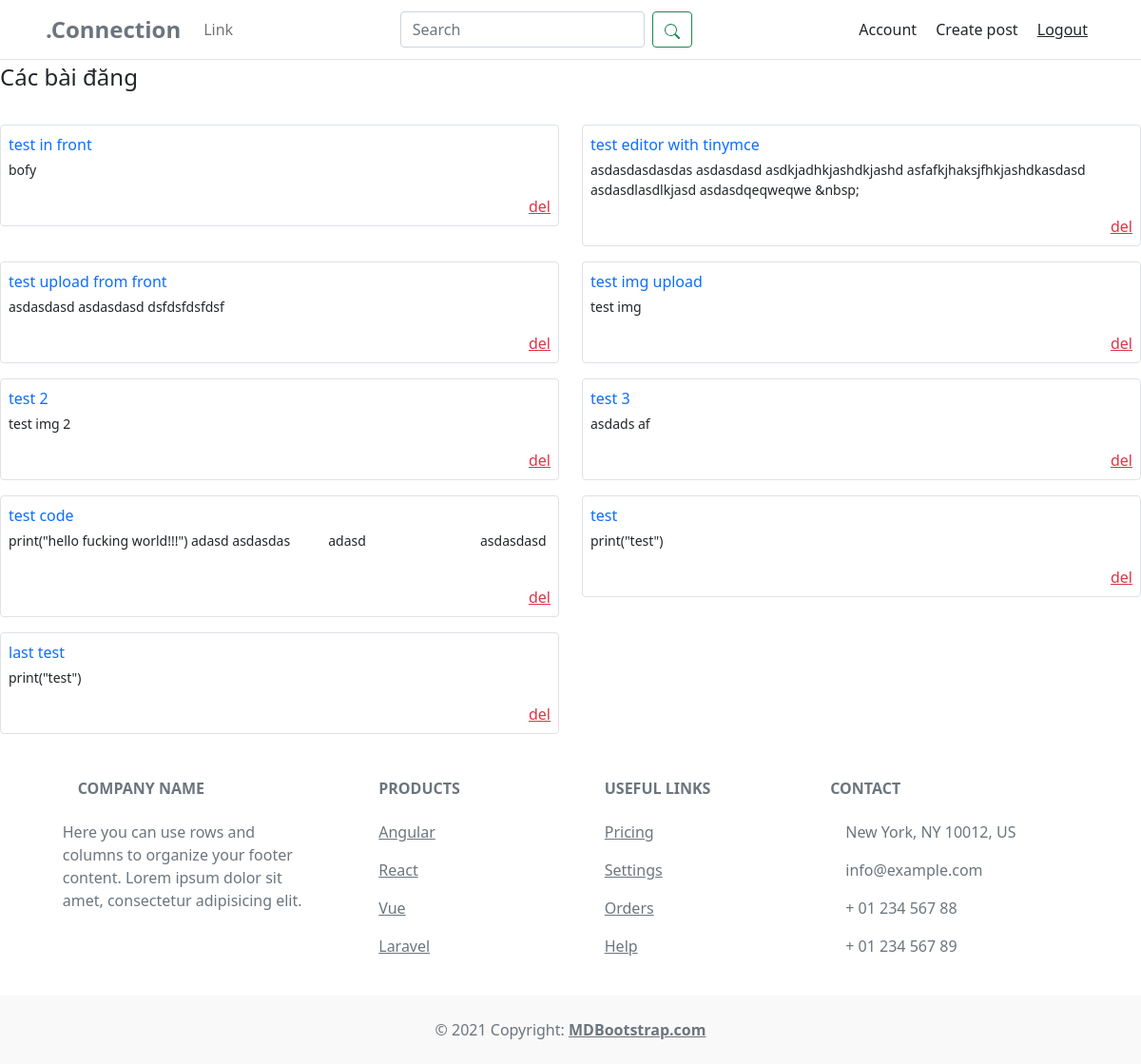
The app's page /account/ (signed in), older data.
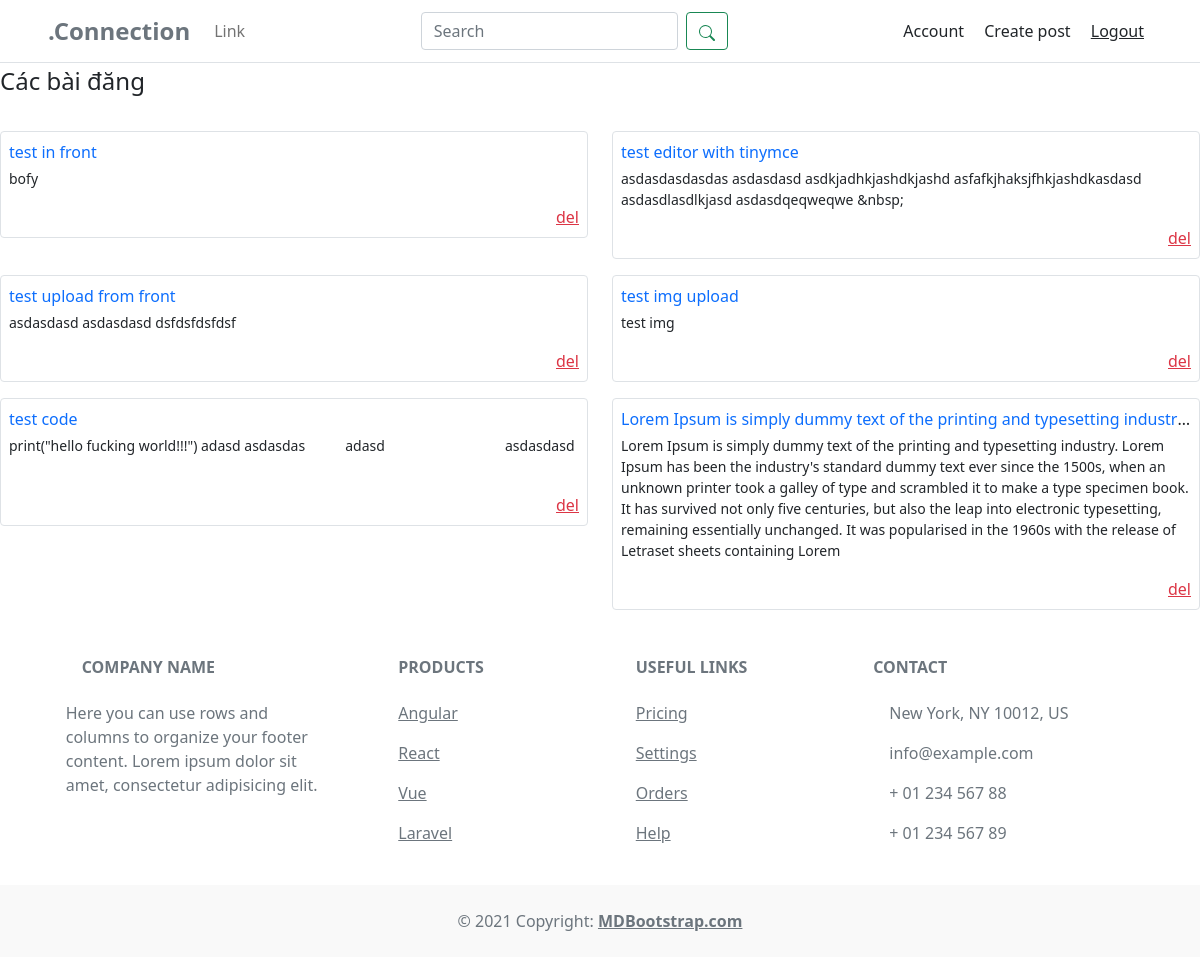
The same page, newer data.
### app/models.py (models this page shows, shortened)
class Post(models.Model):
    title = models.CharField(max_length=200)
    content = HTMLField()
    user = models.ForeignKey(User, on_delete=models.CASCADE, default=None)
    likes = models.ManyToManyField(User, related_name='liked_posts')
    pub_date = models.DateTimeField(auto_now_add=True)

### authentication/views.py (the view)
# urls.py: path('', views.account_view, name="account"),
def account_view(request):
    user_log = request.user
    if not user_log.is_authenticated:
        return redirect('index')
    user = request.user
    posts = Post.objects.filter(user=user)
    context = {
        'user': user,
        'posts': posts,
    }
    return render(request, 'authentication/account.html', context)

### templates/authentication/account.html
{% extends "authentication/base.html" %}
{% load static %}
{% load crispy_forms_tags %}
{% block extrastyles %}
<link rel="stylesheet" type="text/css" href="{% static 'css/account.css' %}" />
{% endblock extrastyles %}
{% block content %}
<p class="fs-4">Các bài đăng</p>
<div class="row">
    {% for post in posts %}
    <div class="col-xl-6">
        <div class="border rounded p-2 mt-3">
            <div class="text-truncate mb-1">
                <a class="text-decoration-none" href="{% url 'post' id=post.id %}">{{ post.title }}</a>
            </div>
            <div>
                <p class="text-truncate text-sm text-wrap post-content">
                    {{ post.content|striptags }}
                </p>
            </div>
            <div class="d-flex justify-content-end">
                <a class="text-danger" href="{% url "delete_post" post.id %}">del</a>
            </div>
        </div>
    </div>
    {% endfor %}
</div>
{% endblock content %}

Row changes from the older to the newer data that the page shows:
removed Post: title "test 2", content "test img 2"
removed Post: title "test 3", content "asdads af"
removed Post: title "test", content "print(\"test\")"
removed Post: title "last test", content "print(\"test\")"
added Post: title "Lorem Ipsum is simply dummy text of the printing and typesetting industr…", content "Lorem Ipsum is simply dummy text of the printing and typesetting industry. Lorem Ipsum has been the industry's standard dummy text ever since the 1500s, when an unknown printer took a galley of type and scrambled it to make a type specimen book. It has survived not only five centuries, but also the leap into electronic typesetting, remaining essentially unchanged. It was popularised in the 1960s with the release of Letraset sheets containing Lorem"
